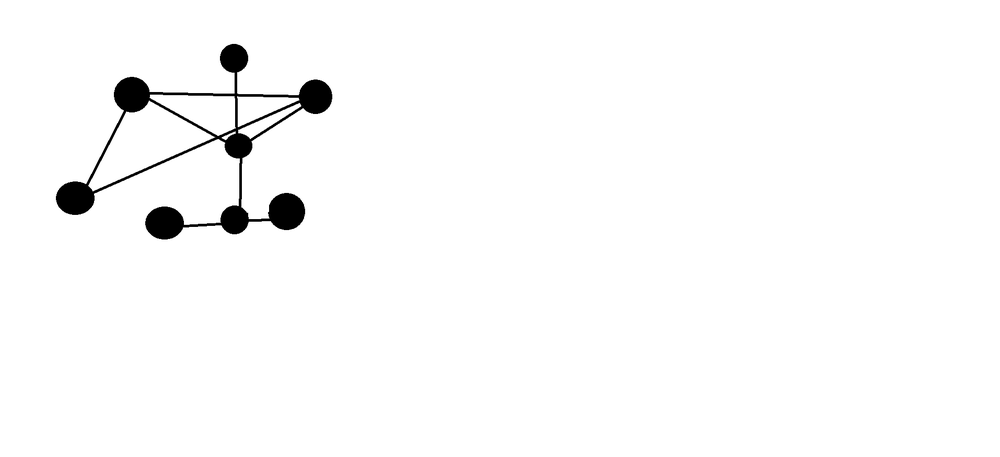
#> input picture images/patrickGraph.png, 1000 x 457 px, shrunk from 1914 x 874 before the run
$ python imgToMatrix.py
#> lines starting #> are read from the running program, lines starting #| are printed output that depends on the picture; after the words box and inside, x2 and y2 are one past the last pixel; in counts of white or black regions, pixels touching at a corner belong together
from copy import deepcopy
import math
import cv2
import numpy as np

def detectLines(gray_img):
    low_threshold = 50
    high_threshold = 150
    edges = cv2.Canny(gray_img, low_threshold, high_threshold)

    lines = cv2.HoughLinesP(edges, 1, np.pi/200, 50, minLineLength=30, maxLineGap=40)

    return lines

def deleteLines(lines, img):
    for line in lines:
        x1, y1, x2, y2 = line[0]
        cv2.line(img, (x1, y1), (x2, y2), (255, 255, 255), 7)

def detectCircles(img):
    params = cv2.SimpleBlobDetector_Params()

    # Set Area filtering parameters
    params.filterByArea = True
    params.minArea = 10

    # Set Circularity filtering parameters
    params.filterByCircularity = True
    params.minCircularity = 0.1

    # Set Convexity filtering parameters
    params.filterByConvexity = True
    params.minConvexity = 0.2

    # Set inertia filtering parameters
    params.filterByInertia = True
    params.minInertiaRatio = 0.2

    # Create a detector with the parameters
    detector = cv2.SimpleBlobDetector_create(params)
    # Detect blobs
    return detector.detect(img)

def drawCircles(circles, image, outputFile):
    im_with_keypoints = cv2.drawKeypoints(image, circles, np.array([]), (0, 0, 255), cv2.DRAW_MATCHES_FLAGS_DRAW_RICH_KEYPOINTS)
    for i in range(len(circles)):
        cv2.putText(im_with_keypoints, str(i),  (int(circles[i].pt[0]), int(circles[i].pt[1])), cv2.FONT_HERSHEY_SIMPLEX, 1, (0, 100, 255), 2)
    # Show keypoints
    cv2.imwrite(outputFile, im_with_keypoints)
    cv2.imshow("Keypoints", im_with_keypoints)
    cv2.waitKey(0)
    cv2.destroyAllWindows()

def edgeFromCircle(edge, circle1, threshold):
    # Check if edge connects to a circle
    x1, y1, x2, y2 = edge[0]
    if math.dist((x1, y1), (circle1.pt[0], circle1.pt[1])) < (circle1.size/2 + threshold):
        return True
    if math.dist([x2, y2], [circle1.pt[0], circle1.pt[1]]) < (circle1.size/2 + threshold):
        return True
    return False

def findNextEdge(edge, edges):
    for nextEdge in edges:
        if edge[0] != nextEdge[0]:
            if edgesLink(edge, nextEdge, 3):
                edges.remove(edge)
                return nextEdge
    return -1

def onSegment(p, q, r):
    if (q[0] <= max(p[0], r[0]) and q[0] >= min(p[0], r[0]) and
        q[1] <= max(p[1], r[1]) and q[1] >= min(p[1], r[1])):
        return True
    return False

def edgesLink(edge1, edge2, threshold):
    if not checkSlope(edge1, edge2, threshold):
        return False
    x1, y1, x2, y2 = edge1[0]
    x3, y3, x4, y4 = edge2[0]
    if onSegment((x1, y1), (x3, y3), (x2, y2)):
        return True
    if onSegment((x1, y1), (x4, y4), (x2, y2)):
        return True
    return False

def checkSlope(edge1, edge2, threshold):
    x1, y1, x2, y2 = edge1[0]
    x3, y3, x4, y4 = edge2[0]
    if x1 == x2:
        x1 += 0.00000001
    if x3 == x4:
        x3 += 0.00000001
    slope1 = (y2-y1)/(x2-x1)
    slope2 = (y4-y3)/(x4-x3)
    if abs(slope1 - slope2) < threshold:
        return True
    return False

def findLinkedCircle(edge, i, circles, edges):
    for j in range(len(circles)):
        if j != i:
            if edgeFromCircle(edge, circles[j], 10):
                return j
    nextEdge = findNextEdge(edge, edges)
    if nextEdge == -1:
        return -1
    return findLinkedCircle(nextEdge, i, circles, edges)

def createMatrix(circles, edges):
    matrixSize = len(circles)
    matrix = np.zeros((matrixSize, matrixSize))

    # for each edge check if it is between two circles
    for edge in edges:
        for i in range(matrixSize):
            if edgeFromCircle(edge, circles[i],10):
                j = findLinkedCircle(edge, i, circles, edges)
                if j != -1:
                    matrix[i][j] = 1
                    matrix[j][i] = 1
                    break
    return matrix

def main():

    inputFile = "images/patrickGraph.png"
    # Read image
    im = cv2.imread(inputFile, cv2.IMREAD_GRAYSCALE)
#> im is the input picture: shape (457, 1000); min 0, max 255, mean 250.1

    # Detect lines
    graphLinks = detectLines(im)
#> in detectLines, `edges = cv2.Canny(gray_img, low_threshold, high_threshold)`:
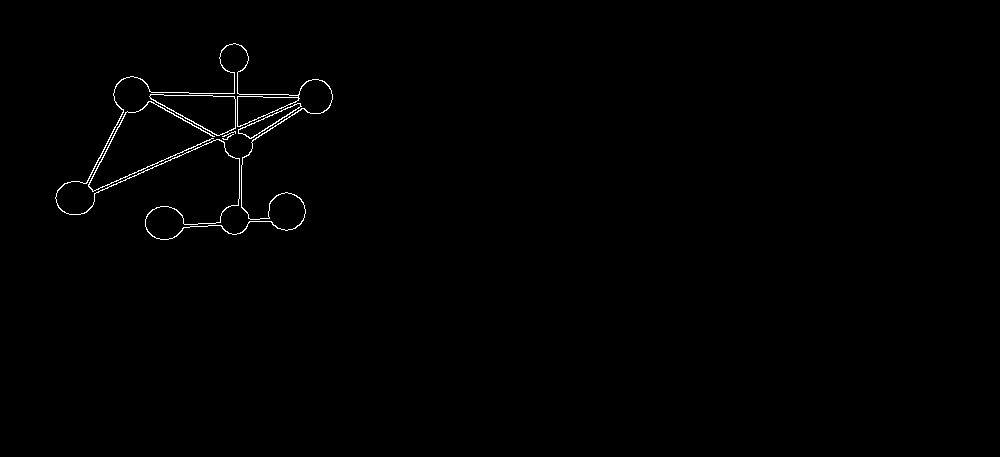
#> edges: shape (457, 1000); 0.57% white in thin lines or dots, all inside (x1, y1, x2, y2) = (55, 43, 333, 240)
#> in detectLines, `lines = cv2.HoughLinesP(edges, 1, np.pi/200, 50, minLineLength=30, max..`: lines = 17 rows, first 6: [57, 205, 329, 87], [114, 92, 332, 95], [59, 208, 331, 90], [113, 94, 332, 97], [138, 173, 299, 103], [71, 214, 140, 78]
#> graphLinks has the same summary as lines in detectLines

    # Get array from ndarray
    graphLinks = graphLinks.tolist()
#> graphLinks = 17 items

    # Delete lines from image
    deleteLines(graphLinks, im)
#> the loop in deleteLines, `for line in lines:` made 17 passes
#> (x1, y1, x2, y2) on passes 1 to 12: (57, 205, 329, 87), (114, 92, 332, 95), (59, 208, 331, 90), (113, 94, 332, 97), (138, 173, 299, 103), (71, 214, 140, 78), (72, 214, 143, 80), (237, 44, 240, 233), (118, 82, 246, 155), (120, 80, 249, 154), (242, 127, 330, 89), (230, 155, 302, 108)

    # Write image with deleted lines
    cv2.imwrite('images/patrickGraphTestResult.png', im)

    # Detect circles o new image
    circles = detectCircles(im)
#> circles = 8 keypoints; (x, y, size): (283, 212, 42.4), (318, 107, 17.7), (139, 106, 12.5), (119, 102, 9.4), (131, 79, 7.6), (146, 86, 4.4), (66, 211, 4.1), (250, 148, 3.7)

    # Draw detected circles
    circleImage = deepcopy(im)
    drawCircles(circles, circleImage, "images/patrickGraphtestResult.png")
#> the loop in drawCircles, `for i in range(len(circles)):` made 8 passes
#> after the loop in drawCircles, `for i in range(len(circles)):`:
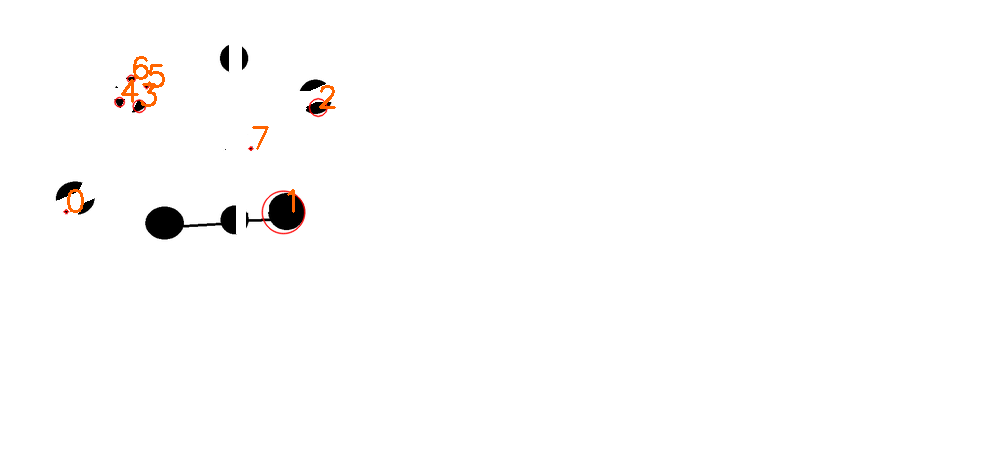
#> im_with_keypoints: shape (457, 1000, 3); mean of channels 0, 1, 2 252.1, 252.4, 253; drawn as B, G, R

    matrix = createMatrix(circles, graphLinks)
#> in createMatrix, `matrixSize = len(circles)`: matrixSize = 8
#> the loop in createMatrix, `for edge in edges:` made 14 passes
    print(matrix)
#| [[0. 0. 1. 0. 0. 1. 0. 0.]
#|  [0. 0. 0. 0. 0. 0. 0. 0.]
#|  [1. 0. 0. 0. 0. 0. 1. 0.]
#|  [0. 0. 0. 0. 0. 0. 0. 0.]
#|  [0. 0. 0. 0. 0. 0. 0. 0.]
#|  [1. 0. 0. 0. 0. 0. 0. 0.]
#|  [0. 0. 1. 0. 0. 0. 0. 1.]
#|  [0. 0. 0. 0. 0. 0. 1. 0.]]


if __name__ == "__main__":
    main()
